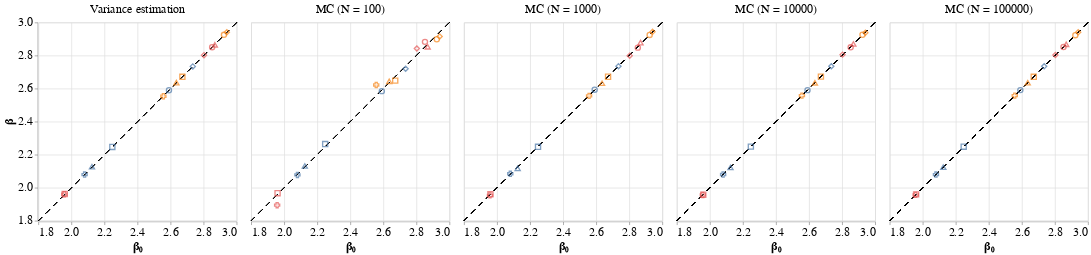

Notebook code cell kept with this figure:
### Code cell
points = alt.Chart().mark_point(size=60).encode(
    x=alt.X('reference:Q', scale=alt.Scale(domain=[min_x, max_x], zero=False), axis=alt.Axis(title='β₀')),
    y=alt.Y('value:Q', scale=alt.Scale(domain=[min_x, max_x], zero=False), axis=alt.Axis(title='β')),
    color=alt.Color('X1:N', legend=None),
    shape=alt.Shape('X2:N', legend=None)
)
diagonal = alt.Chart().mark_rule(strokeDash=[8, 8]).encode(
    x=alt.value(0),
    x2=alt.value('width'),
    y=alt.value('height'),
    y2=alt.value(0)
)
chart = alt.layer(
    diagonal,
    points,
    data=df
).facet(
    column=alt.Column('Method:N',
        sort=['Variance estimation'] + [('Monte Carlo (N = ' + str(N) + ')') for N in Ns],
        title=None,
        header=alt.Header(labelFontSize=18)
    )
).configure_axis(
    labelFontSize=18,
    titleFontSize=18
)
chart

### Figure 1 — Vega-Lite specification as saved in the notebook (floating-point values rounded to 4 significant figures)
{"config": {"view": {"continuousWidth": 300, "continuousHeight": 300}, "axis": {"labelFontSize": 18, "titleFontSize": 18}}, "data": {"name": "data-b30bd6e5a09fa3c6a686182913b03885"}, "facet": {"column": {"field": "Method", "header": {"labelFontSize": 18}, "sort": ["Variance estimation", "Monte Carlo (N = 100)", "Monte Carlo (N = 1000)", "Monte Carlo (N = 10000)", "Monte Carlo (N = 100000)"], "title": null, "type": "nominal"}}, "spec": {"layer": [{"mark": {"type": "rule", "strokeDash": [8, 8]}, "encoding": {"x": {"value": 0}, "x2": {"value": "width"}, "y": {"value": "height"}, "y2": {"value": 0}}}, {"mark": {"type": "point", "size": 60}, "encoding": {"color": {"field": "X1", "legend": null, "type": "nominal"}, "shape": {"field": "X2", "legend": null, "type": "nominal"}, "x": {"axis": {"title": "β₀"}, "field": "reference", "scale": {"domain": [1.8, 3.0], "zero": false}, "type": "quantitative"}, "y": {"axis": {"title": "β"}, "field": "value", "scale": {"domain": [1.8, 3.0], "zero": false}, "type": "quantitative"}}}]}, "$schema": "https://vega.github.io/schema/vega-lite/v6.1.0.json", "datasets": {"data-b30bd6e5a09fa3c6a686182913b03885": [{"X1": 1, "X2": 1, "Method": "MC (N = 100)", "value": 2.584, "reference": 2.591}, {"X1": 2, "X2": 1, "Method": "MC (N = 100)", "value": 2.898, "reference": 2.923}, {"X1": 3, "X2": 1, "Method": "MC (N = 100)", "value": 2.883, "reference": 2.852}, {"X1": 1, "X2": 2, "Method": "MC (N = 100)", "value": 2.264, "reference": 2.248}, {"X1": 2, "X2": 2, "Method": "MC (N = 100)", "value": 2.648, "reference": 2.672}, {"X1": 3, "X2": 2, "Method": "MC (N = 100)", "value": 1.967, "reference": 1.96}, {"X1": 1, "X2": 3, "Method": "MC (N = 100)", "value": 2.132, "reference": 2.125}, {"X1": 2, "X2": 3, "Method": "MC (N = 100)", "value": 2.644, "reference": 2.635}, {"X1": 3, "X2": 3, "Method": "MC (N = 100)", "value": 2.853, "reference": 2.868}, {"X1": 1, "X2": 4, "Method": "MC (N = 100)", "value": 2.077, "reference": 2.08}, {"X1": 2, "X2": 4, "Method": "MC (N = 100)", "value": 2.622, "reference": 2.557}, {"X1": 3, "X2": 4, "Method": "MC (N = 100)", "value": 1.894, "reference": 1.957}, {"X1": 1, "X2": 5, "Method": "MC (N = 100)", "value": 2.72, "reference": 2.735}, {"X1": 2, "X2": 5, "Method": "MC (N = 100)", "value": 2.915, "reference": 2.941}, {"X1": 3, "X2": 5, "Method": "MC (N = 100)", "value": 2.843, "reference": 2.803}, {"X1": 1, "X2": 1, "Method": "MC (N = 1000)", "value": 2.593, "reference": 2.591}, {"X1": 2, "X2": 1, "Method": "MC (N = 1000)", "value": 2.924, "reference": 2.923}, {"X1": 3, "X2": 1, "Method": "MC (N = 1000)", "value": 2.848, "reference": 2.852}, {"X1": 1, "X2": 2, "Method": "MC (N = 1000)", "value": 2.247, "reference": 2.248}, {"X1": 2, "X2": 2, "Method": "MC (N = 1000)", "value": 2.672, "reference": 2.672}, {"X1": 3, "X2": 2, "Method": "MC (N = 1000)", "value": 1.96, "reference": 1.96}, {"X1": 1, "X2": 3, "Method": "MC (N = 1000)", "value": 2.117, "reference": 2.125}, {"X1": 2, "X2": 3, "Method": "MC (N = 1000)", "value": 2.633, "reference": 2.635}, {"X1": 3, "X2": 3, "Method": "MC (N = 1000)", "value": 2.878, "reference": 2.868}, {"X1": 1, "X2": 4, "Method": "MC (N = 1000)", "value": 2.084, "reference": 2.08}, {"X1": 2, "X2": 4, "Method": "MC (N = 1000)", "value": 2.556, "reference": 2.557}, {"X1": 3, "X2": 4, "Method": "MC (N = 1000)", "value": 1.954, "reference": 1.957}, {"X1": 1, "X2": 5, "Method": "MC (N = 1000)", "value": 2.735, "reference": 2.735}, {"X1": 2, "X2": 5, "Method": "MC (N = 1000)", "value": 2.943, "reference": 2.941}, {"X1": 3, "X2": 5, "Method": "MC (N = 1000)", "value": 2.799, "reference": 2.803}, {"X1": 1, "X2": 1, "Method": "MC (N = 10000)", "value": 2.59, "reference": 2.591}, {"X1": 2, "X2": 1, "Method": "MC (N = 10000)", "value": 2.926, "reference": 2.923}, {"X1": 3, "X2": 1, "Method": "MC (N = 10000)", "value": 2.849, "reference": 2.852}, {"X1": 1, "X2": 2, "Method": "MC (N = 10000)", "value": 2.249, "reference": 2.248}, {"X1": 2, "X2": 2, "Method": "MC (N = 10000)", "value": 2.672, "reference": 2.672}, {"X1": 3, "X2": 2, "Method": "MC (N = 10000)", "value": 1.958, "reference": 1.96}, {"X1": 1, "X2": 3, "Method": "MC (N = 10000)", "value": 2.123, "reference": 2.125}, {"X1": 2, "X2": 3, "Method": "MC (N = 10000)", "value": 2.635, "reference": 2.635}, {"X1": 3, "X2": 3, "Method": "MC (N = 10000)", "value": 2.87, "reference": 2.868}, {"X1": 1, "X2": 4, "Method": "MC (N = 10000)", "value": 2.08, "reference": 2.08}, {"X1": 2, "X2": 4, "Method": "MC (N = 10000)", "value": 2.557, "reference": 2.557}, {"X1": 3, "X2": 4, "Method": "MC (N = 10000)", "value": 1.956, "reference": 1.957}, {"X1": 1, "X2": 5, "Method": "MC (N = 10000)", "value": 2.735, "reference": 2.735}, {"X1": 2, "X2": 5, "Method": "MC (N = 10000)", "value": 2.937, "reference": 2.941}, {"X1": 3, "X2": 5, "Method": "MC (N = 10000)", "value": 2.805, "reference": 2.803}, {"X1": 1, "X2": 1, "Method": "MC (N = 100000)", "value": 2.591, "reference": 2.591}, {"X1": 2, "X2": 1, "Method": "MC (N = 100000)", "value": 2.923, "reference": 2.923}, {"X1": 3, "X2": 1, "Method": "MC (N = 100000)", "value": 2.852, "reference": 2.852}, {"X1": 1, "X2": 2, "Method": "MC (N = 100000)", "value": 2.248, "reference": 2.248}, {"X1": 2, "X2": 2, "Method": "MC (N = 100000)", "value": 2.671, "reference": 2.672}, {"X1": 3, "X2": 2, "Method": "MC (N = 100000)", "value": 1.96, "reference": 1.96}, {"X1": 1, "X2": 3, "Method": "MC (N = 100000)", "value": 2.124, "reference": 2.125}, {"X1": 2, "X2": 3, "Method": "MC (N = 100000)", "value": 2.636, "reference": 2.635}, {"X1": 3, "X2": 3, "Method": "MC (N = 100000)", "value": 2.868, "reference": 2.868}, {"X1": 1, "X2": 4, "Method": "MC (N = 100000)", "value": 2.08, "reference": 2.08}, {"X1": 2, "X2": 4, "Method": "MC (N = 100000)", "value": 2.557, "reference": 2.557}, {"X1": 3, "X2": 4, "Method": "MC (N = 100000)", "value": 1.957, "reference": 1.957}, {"X1": 1, "X2": 5, "Method": "MC (N = 100000)", "value": 2.735, "reference": 2.735}, {"X1": 2, "X2": 5, "Method": "MC (N = 100000)", "value": 2.94, "reference": 2.941}, {"X1": 3, "X2": 5, "Method": "MC (N = 100000)", "value": 2.803, "reference": 2.803}, {"X1": 1, "X2": 1, "Method": "Variance estimation", "value": 2.59, "reference": 2.591}, {"X1": 2, "X2": 1, "Method": "Variance estimation", "value": 2.925, "reference": 2.923}, {"X1": 3, "X2": 1, "Method": "Variance estimation", "value": 2.85, "reference": 2.852}, {"X1": 1, "X2": 2, "Method": "Variance estimation", "value": 2.247, "reference": 2.248}, {"X1": 2, "X2": 2, "Method": "Variance estimation", "value": 2.671, "reference": 2.672}, {"X1": 3, "X2": 2, "Method": "Variance estimation", "value": 1.961, "reference": 1.96}, {"X1": 1, "X2": 3, "Method": "Variance estimation", "value": 2.127, "reference": 2.125}, {"X1": 2, "X2": 3, "Method": "Variance estimation", "value": 2.636, "reference": 2.635}, {"X1": 3, "X2": 3, "Method": "Variance estimation", "value": 2.865, "reference": 2.868}, {"X1": 1, "X2": 4, "Method": "Variance estimation", "value": 2.08, "reference": 2.08}, {"X1": 2, "X2": 4, "Method": "Variance estimation", "value": 2.554, "reference": 2.557}, {"X1": 3, "X2": 4, "Method": "Variance estimation", "value": 1.96, "reference": 1.957}, {"X1": 1, "X2": 5, "Method": "Variance estimation", "value": 2.734, "reference": 2.735}, {"X1": 2, "X2": 5, "Method": "Variance estimation", "value": 2.941, "reference": 2.941}, {"X1": 3, "X2": 5, "Method": "Variance estimation", "value": 2.802, "reference": 2.803}]}}
